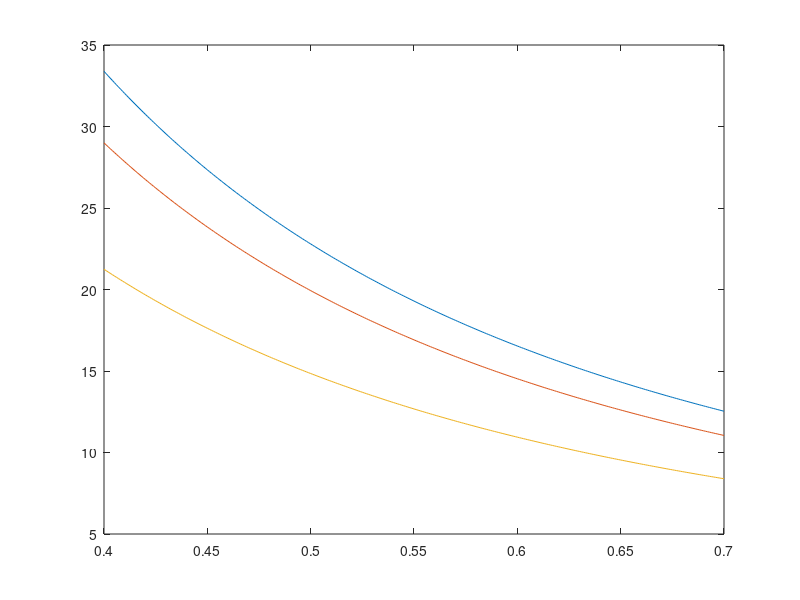

MATLAB code to generate this figure: (Note: this script raises an error after producing the figure.)
clear all
close all
clc

% Define power quantities
Php = 180; % hp
Pinlbs = Php * 550 * 12; % in-lb/s

% Define rotational speed quantities
omegaRPM = 2700; % rpm
omegaRAD = omegaRPM * 1/60 * (2*pi); % rad/s

% Calculate torque in shaft
T = (Pinlbs / omegaRAD) * 1/1000; % ksi

% Define FOS and calculate max allowable shear stress
FOS = 1.5; % unitless
tau_shear = 26; % ksi
tau_max = (tau_shear / FOS); % ksi

% Define 6061-T6 aluminum density
rho = 0.098; % lb/in^3

% Define loop parameters for testing inner diameter values
min_test = 0.4;
max_test = 0.7;
step = 1e-3;

i=0;
k=0;
for r = min_test:step:max_test
    k=k+1;
    radius(k) = r;
    
    for w = 0.090
        i = i+1;
        J = (pi*(((r+w)^4)-(r^4)))/2; % in^4
        tau090 = (T*r)/J; % ksi
        weight = rho * ((pi*r^2)-(pi*(r-w)^2)) * 12; % lb/ft
        option(i,1) = r;
        option(i,2) = w;
        option(i,3) = tau090;
        option(i,4) = weight;
        tau_090(k) = tau090;
    end
    
    for w = 0.100
        i = i+1;
        J = (pi*(((r+w)^4)-(r^4)))/2; % in^4
        tau100 = (T*r)/J; % ksi
        weight = rho * ((pi*r^2)-(pi*(r-w)^2)) * 12; % lb/ft
        option(i,1) = r;
        option(i,2) = w;
        option(i,3) = tau100;
        option(i,4) = weight;
        tau_100(k) = tau100;
    end
    
    for w = 0.125
        i = i+1;
        J = (pi*(((r+w)^4)-(r^4)))/2; % in^4
        tau125 = (T*r)/J; % ksi
        weight = rho * ((pi*r^2)-(pi*(r-w)^2)) * 12; % lb/ft
        option(i,1) = r;
        option(i,2) = w;
        option(i,3) = tau125;
        option(i,4) = weight;
        tau_125(k) = tau125;
    end
    
end

% Plot diameter and shear stress data for various wall thicknesses
figure
plot(radius,tau_090,radius,tau_100,radius,tau_125)
yline(tau_max,'k','Max Allowable Shear Stress')
xlabel('Radius [in]')
ylabel('Shear Stress [ksi]')
legend('0.090" Wall','0.100" Wall','0.125" Wall')
set(gcf, 'color', 'w')

% Identify all shaft options that have shear stress under allowable value
n=0;
for m = 1:length(option)
    if option(m,3) < tau_max
        n=n+1;
        valid(n,1) = option(m,1);
        valid(n,2) = option(m,2);
        valid(n,3) = option(m,3);
        valid(n,4) = option(m,4);
    end
end

% Identify shaft combo with the lowest weight from valid options
[best_weight,index] = min(valid(:,4));

% Write best measurements to new variables
new_rad = valid(index,1);
new_wall = valid(index,2);
new_tau = valid(index,3);
new_weight = valid(index,4);
new_FOS = tau_shear / new_tau;

% Print ideal shaft information to command window
fprintf('--- Ideal shaft information --- \n\n');
fprintf('Inner Radius: %7.5f in \n',new_rad);
fprintf('Wall Thickness: %7.5f in \n',new_wall);
fprintf('Shear Stress: %7.5f ksi \n',new_tau);
fprintf('Factor of Safety: %7.5f \n',new_FOS);
fprintf('Weight: %7.5f lb/ft \n',new_weight);
